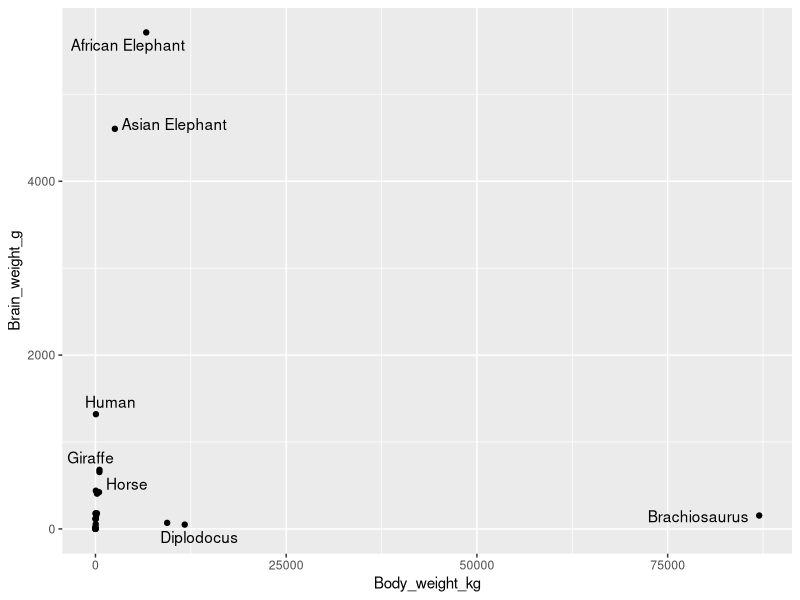
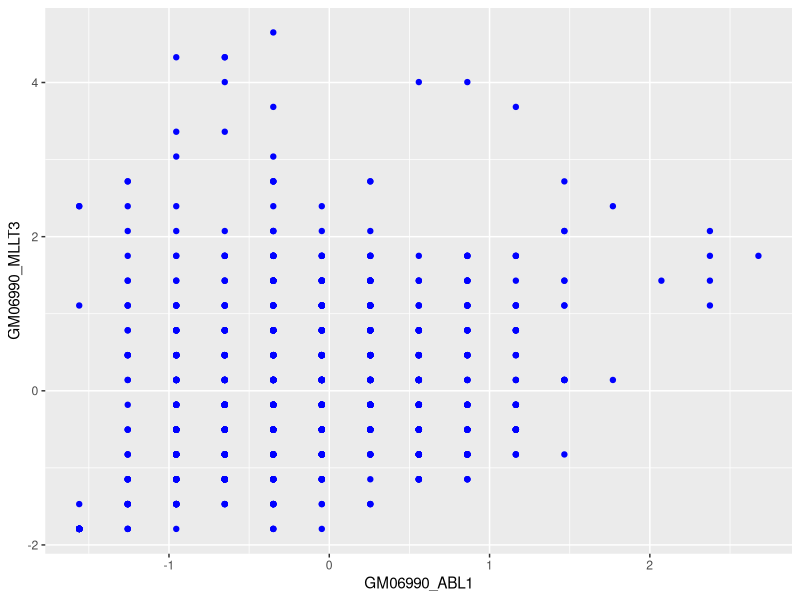
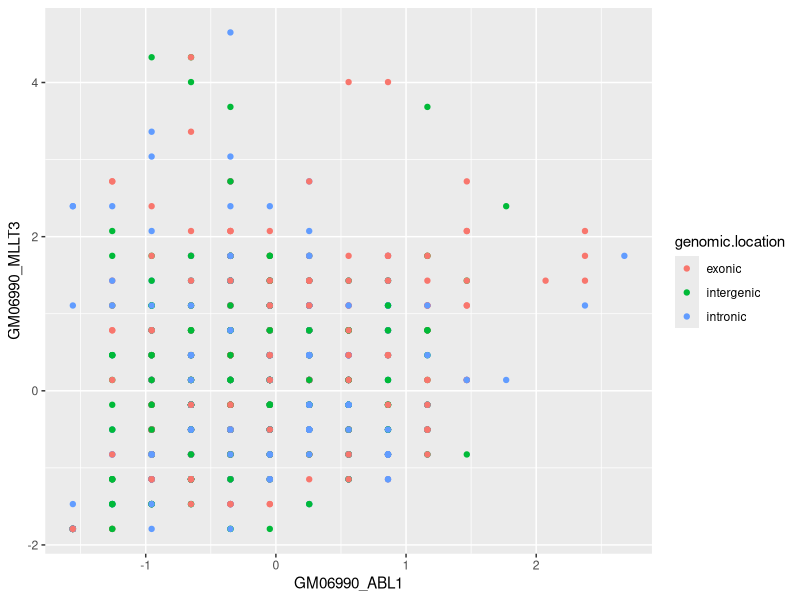
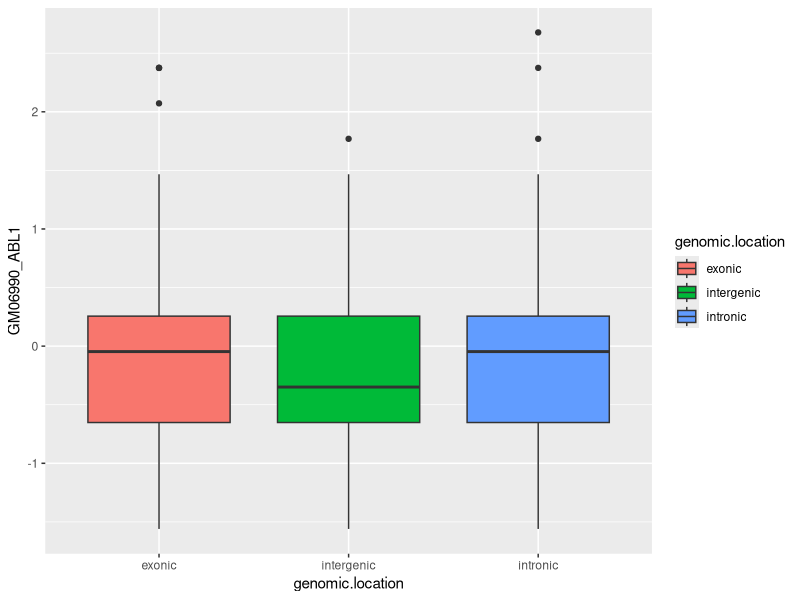
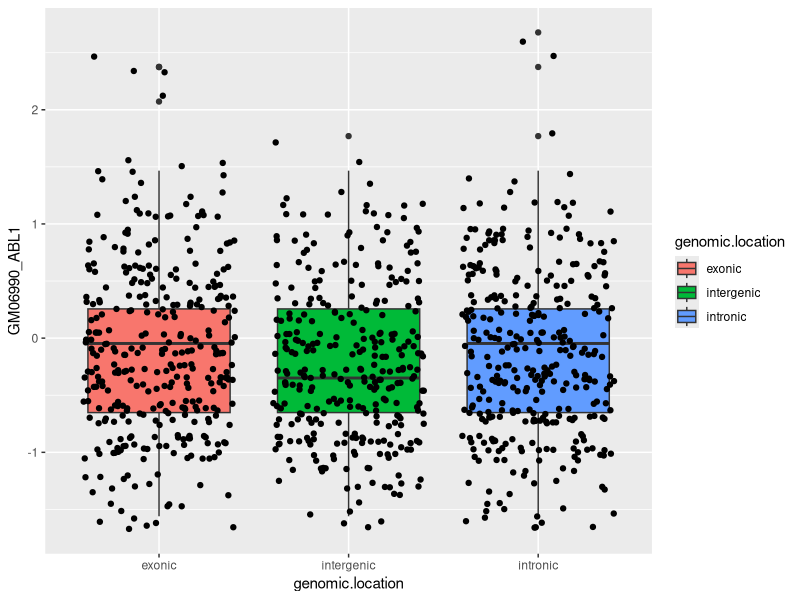
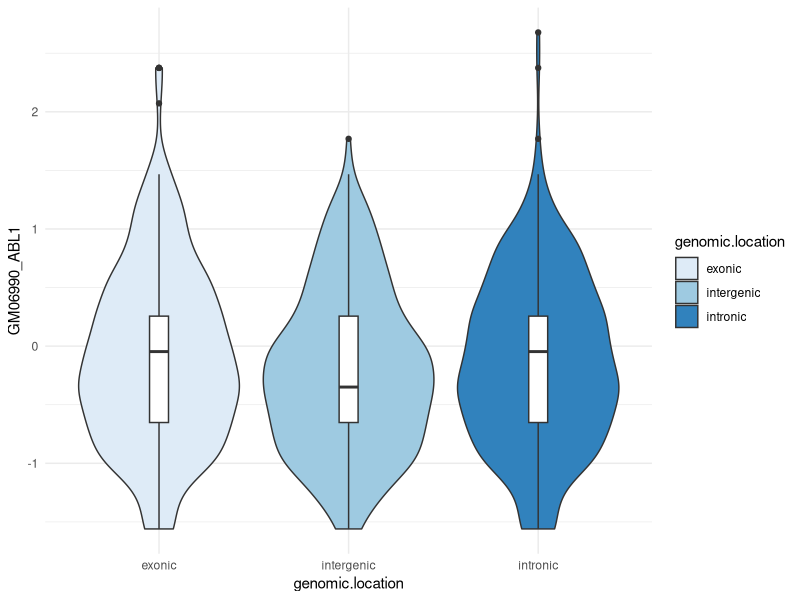
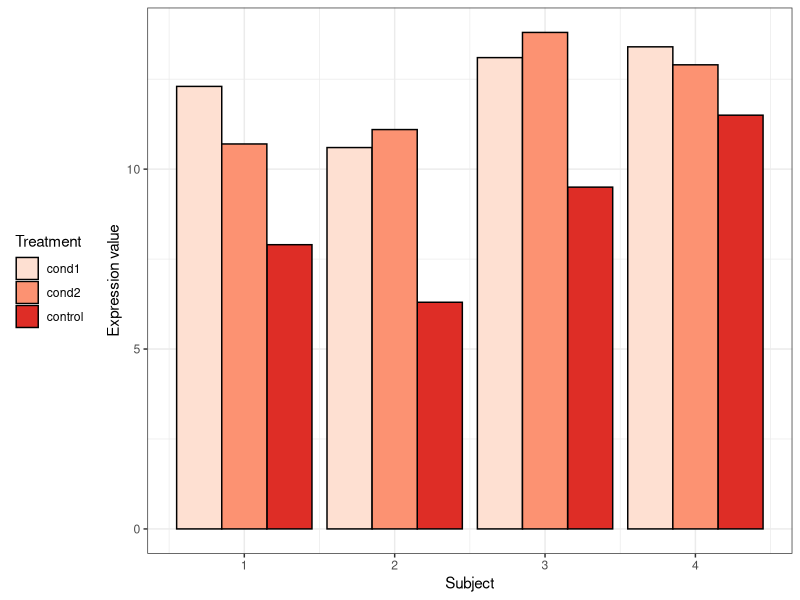
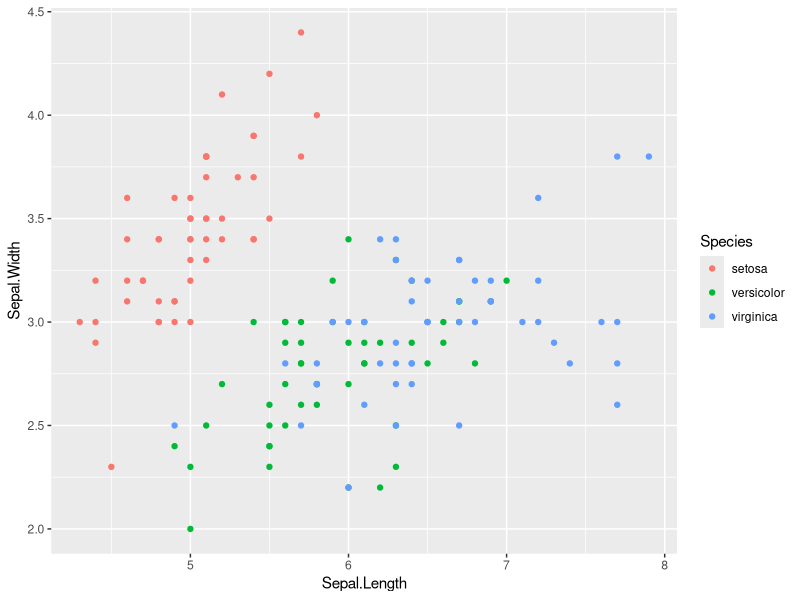

These charts were generated, in order, by the following R code:
## ---- chunk 1
library (dplyr)
library (tidyr)
library (ggplot2)
library (ggrepel)
# install.packages("ggsci")
library(ggsci)
## ---- chunk 2
getwd()

# Read in the "Child_Variants.csv" file into a variable called "child"
child <- read.table("Lab2/Data/Child_Variants.csv", sep = ",", header = TRUE, fill = TRUE)
head(child)

# Create a new variable called "Type" containing the value "SNP" if both "REF" and "ALT" contain only one letter (you can use the nchar() function for this), and "INDEL", otherwise. Overwrite the original variable
child <- child %>%
  mutate(type = if_else(nchar(REF) == 1 & nchar(ALT) == 1, "SNP", "INDELS"))
head(child)

# Find genes which have at least three novel SNPs in them and calculate their average "COVERAGE". This means that:
## The "Type" of the observation must be "SNP"
## The observation should not have a dbSNP identifier (it should be a dot)
novel_SNP <- child %>% 
  filter(type == "SNP") %>% group_by(GENE) %>% mutate(n_dots = sum(dbSNP == ".")) %>% filter(n_dots >= 3) %>% summarize(CA = mean(COVERAGE)) 
## ---- chunk 3
# Load the contents of "gadata_example_2.csv" into a tidy data structure
ga <- read.table("Lab2/Data/gadata_example_2.csv", sep = ",", header = TRUE, fill = TRUE, row.names = 1)
head(ga)

# Calculate the average pageviews per day by channel
ga %>% group_by(date, channelGrouping) %>% summarize(Page_mean = mean(pageviews))

# Add two new variables: page views per session ("pvs_per_session") and the bounce rate ("bounce_rate"), the number of bounces per entrance
ga <- ga %>% mutate(pvs_per_session = pageviews/sessions, bounce_rate = bounces/entrances)

# Calculate the average bounce rate by device category ("deviceCategory")
ga %>% group_by(deviceCategory) %>% summarize(BRAv = mean(bounce_rate))
## ---- chunk 4

# Read the contents of brain_bodyweight.txt into a data frame
brain <- read.table("Lab2/Data/brain_bodyweight.txt", sep = "\t", header = TRUE, fill = TRUE)
head(brain)

# Create a scatter plot with the body weight on the x-axis and the brain weight on the y-axis. Use the geom_text_repel() function in the ggrepel package to add non-overlapping labels indicating the species.
ggplot(brain, aes(x = Body_weight_kg, y = Brain_weight_g)) + geom_point() + geom_text_repel(aes(label = Species))
## ---- chunk 5

# Read the contents of chr_data.txt into a data frame
chr <- read.table("Lab2/Data/chr_data.txt", sep = "\t", header = TRUE, fill = TRUE)
head(chr)

# Create a scatter plot with GM06990_ABL1 on the x-axis and GM06990_MLLT3 on the y-axis and:
## Color the points blue
ggplot(chr, aes(x = GM06990_ABL1, y = GM06990_MLLT3)) + geom_point(col = "blue") 

## Color the points according to the genomic location
ggplot(chr, aes(x = GM06990_ABL1, y = GM06990_MLLT3)) + geom_point(aes(col = genomic.location))

# Create boxplots summarizing the distribution of GM06990_ABL1 by genomic location
ggplot(chr, aes(x = genomic.location, y = GM06990_ABL1)) + geom_boxplot(aes(fill = genomic.location))

# Overlay the data points on top of the boxplots; jitter the points to avoid overlaps
ggplot(chr, aes(x = genomic.location, y = GM06990_ABL1)) + geom_boxplot(aes(fill = genomic.location)) + geom_jitter()

# Create a violin plot combined with a boxplot, similar to Figure 1 (note tfill()
ggplot(chr, aes(x = genomic.location, y = GM06990_ABL1)) + geom_violin(aes(fill = genomic.location)) + geom_boxplot(width = 0.1) + scale_fill_brewer(palette = "Blues") + theme_minimal()
## ---- chunk 6
# Read the contents of "gene_expression.txt" into a data frame. The table represents the expression values measured under three conditions ("control", "cond1", and "cond2") for one particular gene in cell lines derived from four different patients
gene_exp <- read.table("Lab2/Data/gene_expression.txt", sep = "\t", header = TRUE, fill = TRUE)
head(gene_exp)

# Recreate the graph in Figure 2
pivot_longer(
  gene_exp,
  cols = 3:5,
  names_to ="treatment",
  values_to = "values"
  ) %>%
  ggplot(aes(x = subject, y = values, fill = treatment)) +
  geom_col(position = "dodge", col = "black") +
  scale_fill_brewer(palette = "Reds") +
  theme_bw() +
  theme(legend.position = "left") +
  labs(x = "Subject", y = "Expression value", fill = "Treatment")
## ---- chunk 7
# Create a scatter plot of sepal length vs. sepal width; color the points according to the species
iris %>% ggplot(aes(x = Sepal.Length, y = Sepal.Width)) + geom_point(aes(col = Species))

# Create a data frame containing the mean and the standard error of the mean (SEM) for each species and measurement. Create a clustered bar chart visualizing each measurement for each of the four species. Add an error bar to the chart showing the SEM
iris

df <- iris %>%
  group_by(Species) %>%
  summarise(
    Mean_SL = mean(Sepal.Length),
    Mean_SW = mean(Sepal.Width),
    Mean_PL = mean(Petal.Length),
    Mean_PW = mean(Petal.Width),
    SE_SL = sd(Sepal.Length)/sqrt(n()),
    SE_SW = sd(Sepal.Width)/sqrt(n()),
    SE_PL = sd(Petal.Length)/sqrt(n()),
    SE_PW = sd(Petal.Width)/sqrt(n()),
  )

df2 <- pivot_longer(df, cols = 2:9, names_to = c("Statistics", "Measurement"), names_sep = "_", values_to = "Values")

df3 <- pivot_wider(df2, names_from = "Statistics", values_from = "Values")
                                             
ggplot(df3, aes(x = Species, y = Mean, fill = Measurement)) +
  geom_col(position = "dodge", col = "black") +
  scale_fill_brewer(palette = "Purples") +
  theme_bw() +
  geom_errorbar(aes(ymin = Mean - SE, ymax = Mean + SE), width = 0.5,   position = position_dodge(0.9)) 

# Instead of computing the summary statistics by yourself, let ggplot do it. Use the stat_summary() function for this purpose
df4 <- pivot_longer(iris, cols = 1:4, names_to = "Measurement", values_to = "Values")

ggplot(df4, aes(x = Species, y = Values, fill = Measurement)) +
  stat_summary(geom = "col", position = position_dodge(width = 0.9), fun = "mean") +
  stat_summary(geom = "errorbar", position = position_dodge(width = 0.9), fun.data = "mean_se", width = 0.5) +
  scale_fill_brewer(palette = "Oranges")
## ---- chunk 8
# Load the data in mammals.txt
mammals <- read.table("Lab2/Data/mammals.txt", sep = "\t", header = TRUE, fill = TRUE)
head(mammals)

# Produce a figure similar to Figure 3
mammals2 <- drop_na(mammals, vore)

mammals2 %>% 
  ggplot(aes(x = bodywt, y = brainwt, col = vore, size = sleep_total)) +
  geom_point() + 
  scale_x_continuous(limits = c(0.5e-2, 1e3), trans = "log10") +
  scale_y_continuous(limits = c(1e-4, 1e-1), trans = "log10") +
  scale_color_npg() +
  theme_classic() +
  theme(legend.position = "bottom", plot.title = element_text(hjust = 0.5)) +
  guides(color = guide_legend(nrow = 2, byrow = TRUE), size = guide_legend(nrow = 3, byrow = TRUE)) +
  coord_fixed (ratio = 1.5) +
  labs(title = "Color palette is NPG", x = "Body weight [kg]", y = "Brain weight [kg]", col = "Diet", size = "Total sleep [h]"
)

# Produce a figure similar to Figure 4
mammals2 %>% 
  ggplot(aes(x = bodywt, y = brainwt)) +
  geom_point() + 
  facet_grid(cols = vars(vore)) + 
  scale_x_continuous(limits = c(0.5e-2, 1e4), trans = "log10") + 
  scale_y_continuous(limits = c(1e-4, 1e1), trans = "log10") +
  theme_bw() +
  theme(legend.position = "none", 
        strip.background = element_rect(fill = "red"),
        strip.text = element_text(color = "white")
        ) +
  geom_smooth(method = lm, color = "black") +
  labs(x = "Body weight [kg]", y = "Brain weight [kg]") +
  coord_fixed(ratio = 2)

# What relationship do these data suggest for brain and body weight (brainwt and bodywt)? What does it indicate about humans? How about water opossums? 
mammals$other <- ""
idx <- c(20, 34)
mammals$other[idx] <- mammals$name[idx]

mammals %>% 
  ggplot(aes(x = bodywt, y = brainwt, col = other != "")) +
  geom_point() + 
  scale_x_continuous(limits = c(0.5e-2, 1e4), trans = "log10") + 
  scale_y_continuous(limits = c(1e-4, 1e1), trans = "log10") +
  theme_bw() +
  theme(legend.position = "none") +
  geom_text_repel(aes(label = other)) +
  geom_smooth(method = lm, color = "black") +
  labs(x = "Body weight [kg]", y = "Brain weight [kg]") +
  coord_fixed(ratio = 2)
